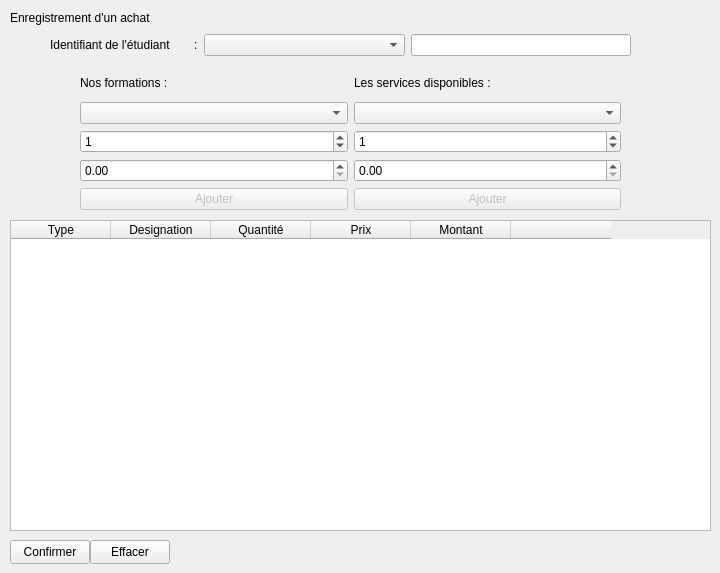
      <widget class="QWidget" name="insc_Achat">
       <attribute name="icon">
        <iconset>
         <normaloff>Assets/icons8-checklist-64.png</normaloff>Assets/icons8-checklist-64.png</iconset>
       </attribute>
       <attribute name="title">
        <string>Achats</string>
       </attribute>
       <widget class="QLabel" name="inscAchat_Message">
        <property name="geometry">
         <rect>
          <x>10</x>
          <y>10</y>
          <width>311</width>
          <height>16</height>
         </rect>
        </property>
        <property name="font">
         <font>
          <family>Arial</family>
         </font>
        </property>
        <property name="text">
         <string>Enregistrement d'un achat</string>
        </property>
       </widget>
       <widget class="QWidget" name="gridLayoutWidget">
        <property name="geometry">
         <rect>
          <x>80</x>
          <y>70</y>
          <width>541</width>
          <height>140</height>
         </rect>
        </property>
        <layout class="QGridLayout" name="gridLayout" rowstretch="0,0,0,0,0">
         <property name="topMargin">
          <number>0</number>
         </property>
         <item row="1" column="0">
          <widget class="QComboBox" name="inscAchat_formationsComboBox"/>
         </item>
         <item row="0" column="0">
          <widget class="QLabel" name="inscAchat_formationsLabel">
           <property name="text">
            <string>Nos formations :</string>
           </property>
          </widget>
         </item>
         <item row="2" column="0">
          <widget class="QSpinBox" name="inscAchat_qtFormSpinBox">
           <property name="value">
            <number>1</number>
           </property>
          </widget>
         </item>
         <item row="1" column="1">
          <widget class="QComboBox" name="inscAchat_servicesComboBox"/>
         </item>
         <item row="2" column="1">
          <widget class="QSpinBox" name="inscAchat_qtServiceSpinBox">
           <property name="value">
            <number>1</number>
           </property>
          </widget>
         </item>
         <item row="0" column="1">
          <widget class="QLabel" name="inscAchat_servicesLabel">
           <property name="text">
            <string>Les services disponibles :</string>
           </property>
          </widget>
         </item>
         <item row="3" column="0">
          <widget class="QDoubleSpinBox" name="inscAchat_prixFormSpinBox">
           <property name="maximum">
            <double>1000000000000.000000000000000</double>
           </property>
          </widget>
         </item>
         <item row="3" column="1">
          <widget class="QDoubleSpinBox" name="inscAchat_prixServiceSpinBox">
           <property name="maximum">
            <double>1000000000000.000000000000000</double>
           </property>
          </widget>
         </item>
         <item row="4" column="0">
          <widget class="QPushButton" name="inscAchat_AjFormation">
           <property name="enabled">
            <bool>false</bool>
           </property>
           <property name="text">
            <string>Ajouter</string>
           </property>
          </widget>
         </item>
         <item row="4" column="1">
          <widget class="QPushButton" name="inscAchat_AjService">
           <property name="enabled">
            <bool>false</bool>
           </property>
           <property name="text">
            <string>Ajouter</string>
           </property>
          </widget>
         </item>
        </layout>
       </widget>
       <widget class="QTableWidget" name="inscAchat_commandeTableWidget">
        <property name="geometry">
         <rect>
          <x>10</x>
          <y>220</y>
          <width>701</width>
          <height>311</height>
         </rect>
        </property>
        <column>
         <property name="text">
          <string>Type</string>
         </property>
        </column>
        <column>
         <property name="text">
          <string>Designation</string>
         </property>
        </column>
        <column>
         <property name="text">
          <string>Quantité</string>
         </property>
        </column>
        <column>
         <property name="text">
          <string>Prix</string>
         </property>
        </column>
        <column>
         <property name="text">
          <string>Montant</string>
         </property>
        </column>
        <column>
         <property name="text">
          <string/>
         </property>
        </column>
       </widget>
       <widget class="QWidget" name="gridLayoutWidget_3">
        <property name="geometry">
         <rect>
          <x>50</x>
          <y>30</y>
          <width>581</width>
          <height>31</height>
         </rect>
        </property>
        <layout class="QGridLayout" name="gridLayout_2">
         <item row="0" column="0">
          <widget class="QLabel" name="inscAchat_identifiantLabel">
           <property name="text">
            <string>Identifiant de l'étudiant	:</string>
           </property>
          </widget>
         </item>
         <item row="0" column="1">
          <widget class="QComboBox" name="inscAchat_identifiantComboBox">
           <property name="placeholderText">
            <string>Entrez l'identifiant de l'étudiant :</string>
           </property>
          </widget>
         </item>
         <item row="0" column="2">
          <widget class="QLineEdit" name="inscAchat_nomEtudiantLineEdit">
           <property name="readOnly">
            <bool>true</bool>
           </property>
          </widget>
         </item>
        </layout>
       </widget>
       <widget class="QPushButton" name="inscAchat_confirmCmdPushButton">
        <property name="geometry">
         <rect>
          <x>10</x>
          <y>540</y>
          <width>80</width>
          <height>24</height>
         </rect>
        </property>
        <property name="text">
         <string>Confirmer</string>
        </property>
       </widget>
       <widget class="QPushButton" name="inscAchat_suppCmdPushButton">
        <property name="geometry">
         <rect>
          <x>90</x>
          <y>540</y>
          <width>80</width>
          <height>24</height>
         </rect>
        </property>
        <property name="text">
         <string>Effacer</string>
        </property>
       </widget>
      </widget>
